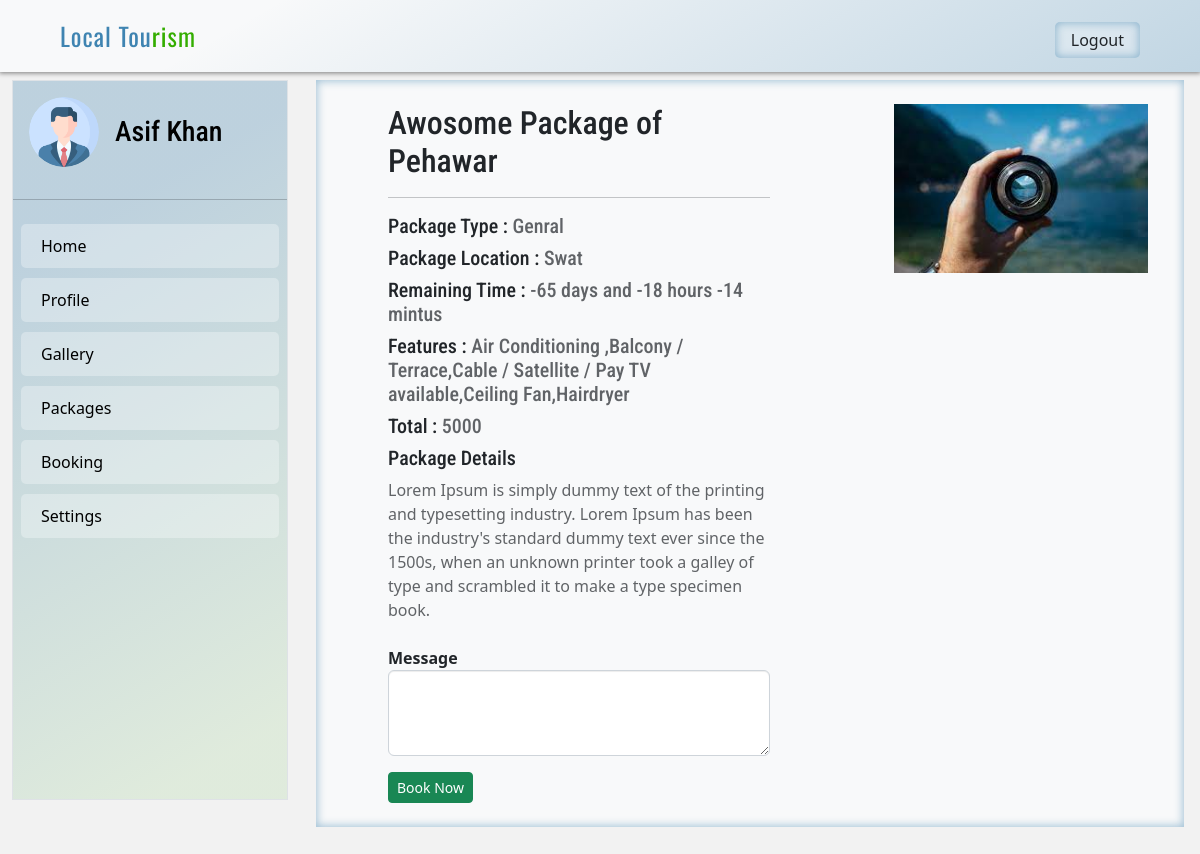
Screenshot of /package-details.php?id=1 (signed in) with the database file from the repository.
### tables this page shows
CREATE TABLE `packages` (
  `PackageId` int(11) NOT NULL,
  `PackageName` varchar(200) DEFAULT NULL,
  `PackageType` varchar(150) DEFAULT NULL,
  `PackageLocation` varchar(100) DEFAULT NULL,
  `PackagePrice` int(11) DEFAULT NULL,
  `PackageFetures` varchar(255) DEFAULT NULL,
  `PackageDetails` mediumtext,
  `PackageImage` varchar(100) DEFAULT NULL,
  `closing_date` int(11) DEFAULT NULL,
  `Creationdate` timestamp NULL DEFAULT CURRENT_TIMESTAMP,
  `UpdationDate` timestamp NULL DEFAULT NULL ON UPDATE CURRENT_TIMESTAMP
);

### processor/Package.php (called while the page is built, shortened)
<?php
class Package
{
	function __construct()
	{
		$servername = "localhost";
		$username = "root";
		$password = "";
		try {
			$this->db = new PDO("mysql:host=$servername;dbname=local_tourism", $username, $password);
			$this->db->setAttribute(PDO::ATTR_ERRMODE, PDO::ERRMODE_EXCEPTION);
		} catch (PDOException $e) {
			echo "Connection failed: " . $e->getMessage();
		}
	}
	function get_package($id)
	{
		$query = "SELECT * FROM packages WHERE PackageId = ? ";
		$stmt = $this->db->prepare($query);
		$stmt->execute(array($id));
		if ($stmt->rowCount() < 1)
			return [];
		else
			return 	$stmt->fetchAll(PDO::FETCH_OBJ);
	}
}

### processor/get_processor.php (called while the page is built, shortened)
<?php
    include("get_data.php");
    include("Package.php");
    $package_obj = new Package();
?>

### package-details.php (the view, shortened to what this page needs)
<?php
$pid = intval($_GET['id']);
include("processor/get_processor.php");
$package  = $package_obj->get_package($pid);
?>
<!DOCTYPE HTML>
<html>
<head>
    <link href="css/bootstrap.css" rel='stylesheet' type='text/css' />
    <link href="css/style.css" rel='stylesheet' type='text/css' />
    <link rel="stylesheet" type="text/css" href="https://cdn.jsdelivr.net/npm/bootstrap@5.2.0-beta1/dist/css/bootstrap.min.css">
    <link rel="stylesheet" href="css/custom.css">
</head>
<body style="background-color:rgba(0, 0, 0, 0.05)">
    <?php include('includes/header.php'); ?>
    <main class="container-fluid">
        <div id="posts" class="row" style="margin-top: 5rem;">
            <div id="profile_side" class="col-md-3">
                <?php include('sidebar.php'); ?>
            </div>
            <div class="col-md-9">
                <div class="container mb-5  px-3 ">
                    <div class="row bg-light pt-4 px-4" style="box-shadow: inset 0px 0px 8px 1px rgba(67, 133, 175, 0.5);">
                        <div class="col-md-7  px-lg-5  package-details">
                            <h2><?php echo $package[0]->PackageName ?></h2>
                            <hr>
                            <h3>Package Type : <span><?php echo $package[0]->PackageType ?></span></h3>
                            <h3>Package Location : <span><?php echo $package[0]->PackageLocation ?></span></h3>
                            <?php
                            $closingdate = $package[0]->closing_date;
                            $closingdate -= (5 * 3600);
                            $time_left = $closingdate - time();
                            $days = floor($time_left / (60 * 60 * 24));
                            $time_left %= (60 * 60 * 24);
                            $hours = floor($time_left / (60 * 60));
                            $time_left %= (60 * 60);
                            $mintus = floor($time_left / 60);
                            ?>
                            <h3>Remaining Time : <span><?Php echo $days . ' days and '. $hours .' hours '. $mintus.' mintus';?></span></h3>
                            <h3>Features : <span><?php echo $package[0]->PackageFetures ?></span></h3>
                            <h3>Total : <span><?php echo $package[0]->PackagePrice ?></span></h3>
                            <h3>Package Details</h3>
                            <P style="opacity: 0.7;"><?php echo $package[0]->PackageDetails ?></P>
                            <form action="package-details.php?id=<?php echo $pid ?>" method="POST" class="w-100 my-4">
                                <div class="form-group ">
                                    <label for="">Message</label>
                                    <textarea name="comment" id="" class="form-control" rows="3"></textarea>
                                </div>
                                <input type="submit" name="submit" class="btn btn-success btn-sm" value="Book Now">
                            </form>
                        </div>
                        <div class="col-md-5 package-image mb-4  text-end">
                            <img src="admin/pacakgeimages/<?php echo $package[0]->PackageImage ?>" alt="" width="80%">
                        </div>
                    </div>
                </div>
            </div>
        </div>
    </main>
</body>
</html>

### package-details.php (style rules this page uses)
.package-details h3 { font-size: 20px; }
.package-details h3 span { opacity: 0.7; }

### rows the page displays
packages: PackageName "Awosome Package of Pehawar", PackageType "Genral", PackageLocation "Swat", PackageFetures "Air Conditioning ,Balcony / Terrace,Cable / Satellite / Pay TV available,Ceiling Fan,Hairdryer", PackagePrice "5000", PackageDetails "Lorem Ipsum is simply dummy text of the printing and typesetting industry. Lorem Ipsum has been the industry's standard dummy text ever since the 1500s, when an unknown printer took a galley of type and scrambled it to make a type specimen book.", PackageImage (picture)

### other values shown
$_SESSION['user_name'] "Asif Khan"
